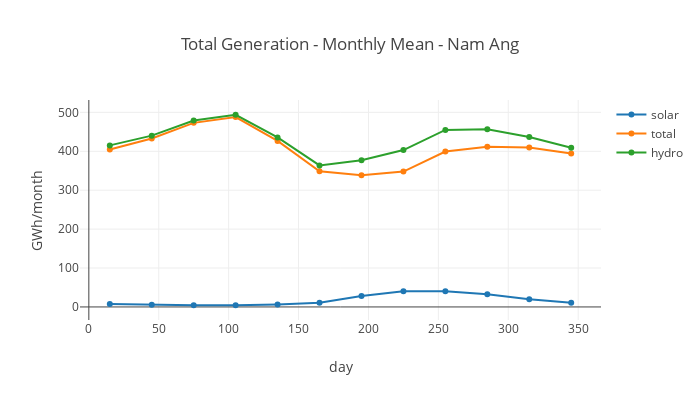

Notebook code cell kept with this figure:
### Code cell
# hdyro-solar energy combined

total_power_mean = solar_month_mean + power_mean
# no storage
# rated hydropower = 55 MW

trace1 = go.Scatter(
        y= total_power_mean,
        x=arange(15, 380, 30),
        #line=dict(color = 'blue'),    
        name= 'hydro',
        )

trace2 = go.Scatter(
        y= hydro_mean_monthly,
        x=arange(15, 380, 30),
        #line=dict(color = 'orange'),        
        name= 'solar',
        )

trace3 = go.Scatter(
        y= solar_month_mean,
        x=arange(15, 380, 30),
        #line=dict(color = 'green'),        
        name= 'total',
        )

layout=go.Layout(title="Total Generation - Monthly Mean - Nam Ang", 
                 xaxis={'title':'day'},
                 yaxis={'title':'GWh/month'},
                 width=700,
                 height=400,
                )

figure=go.Figure(data=[trace2, trace3, trace1],layout=layout)

print('Monthly energy production = '+str(round(total_power_mean.mean(),1))+' GWh')
print('Standard deviation of monthly energy production = '+str(round(total_power_mean.std(),1))+' GWh')
print('Coeff of variation of monthly energy production = '+str(round(variation(total_power_mean),3)))

plotly.iplot(figure)

### Figure 1 — Plotly figure (JSON) as saved in the notebook; plotly's stock layout.template omitted (floating-point values rounded to 4 significant figures)
{"data": [{"name": "solar", "type": "scatter", "x": [15, 45, 75, 105, 135, 165, 195, 225, 255, 285, 315, 345, 375], "y": [7.614, 5.439, 4.351, 4.351, 6.526, 10.99, 28.28, 40.46, 40.46, 32.74, 19.58, 10.99]}, {"name": "total", "type": "scatter", "x": [15, 45, 75, 105, 135, 165, 195, 225, 255, 285, 315, 345, 375], "y": [404.7, 432.7, 473.0, 487.9, 426.6, 348.6, 338.1, 347.8, 399.5, 411.7, 410.0, 394.2]}, {"name": "hydro", "type": "scatter", "x": [15, 45, 75, 105, 135, 165, 195, 225, 255, 285, 315, 345, 375], "y": [415.1, 440.2, 479.0, 493.9, 435.6, 363.7, 376.9, 403.2, 454.9, 456.6, 436.8, 409.2]}], "layout": {"height": 400, "title": "Total Generation - Monthly Mean - Nam Ang", "width": 700, "xaxis": {"title": "day"}, "yaxis": {"title": "GWh/month"}}}
